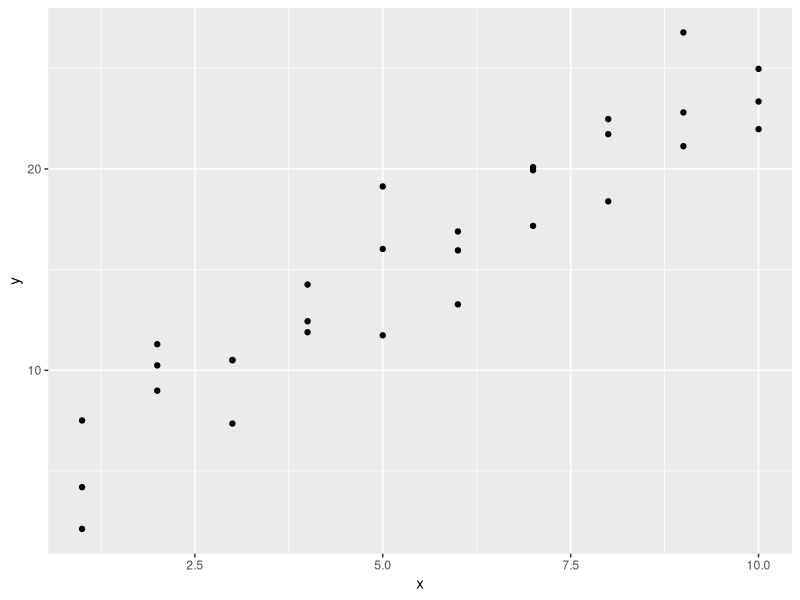
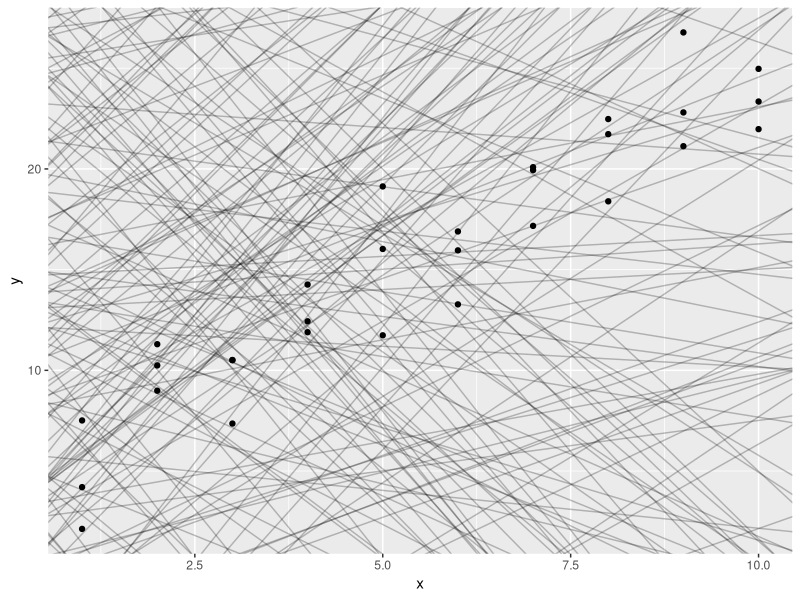
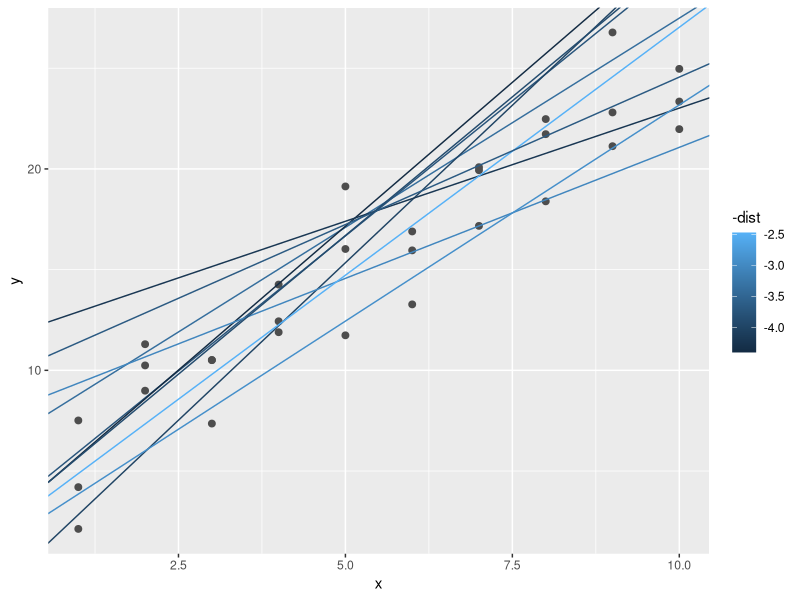
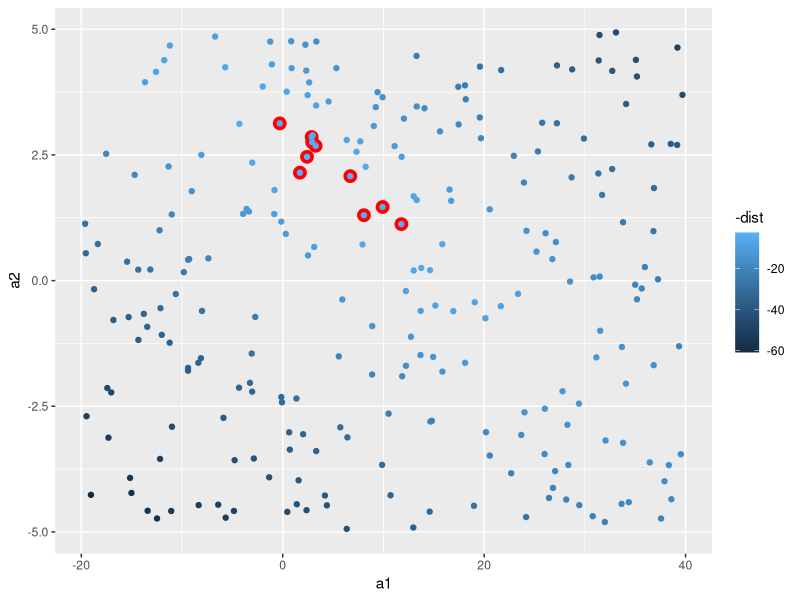
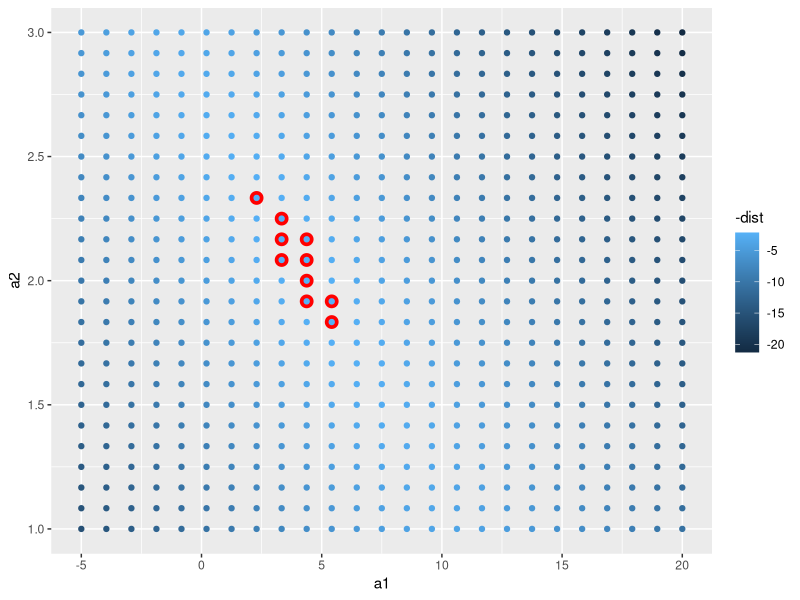

The R script that drew these images, in order:
## ---- chunk 1
library(tidyverse) # set of libraries

library(modelr)
options(na.action = na.warn)
## ---- chunk 2
ggplot(sim1, aes(x, y)) + 
  geom_point()
## ---- chunk 3
models <- tibble(
  a1 = runif(250, -20, 40),
  a2 = runif(250, -5, 5)
)

ggplot(sim1, aes(x, y)) + 
  geom_abline(aes(intercept = a1, slope = a2), data = models, alpha = 1/4) +
  geom_point() 
## ---- chunk 4
model1 <- function(a, data) {
  a[1] + data$x * a[2]
}
model1(c(7, 1.5), sim1) # an example model's predictions
## ---- chunk 5
measure_distance <- function(mod, data) {
  diff <- data$y - model1(mod, data)
  sqrt(mean(diff ^ 2))
}
measure_distance(c(7, 1.5), sim1) # example model distance (average)
## ---- chunk 6
sim1_dist <- function(a1, a2) {
  measure_distance(c(a1, a2), sim1)
} # using fucntion from before... 

# add "dist" col for each model
models <- models %>% 
  mutate(dist = purrr::map2_dbl(a1, a2, sim1_dist))
models # print results
## ---- chunk 7
ggplot(sim1, aes(x, y)) + 
  geom_point(size = 2, colour = "grey30") + 
  geom_abline(
    aes(intercept = a1, slope = a2, colour = -dist), 
    data = filter(models, rank(dist) <= 10)
  )
## ---- chunk 8
ggplot(models, aes(a1, a2)) +
  geom_point(data = filter(models, rank(dist) <= 10), size = 4, colour = "red") +
  geom_point(aes(colour = -dist))
## ---- chunk 9
grid <- expand.grid(
  a1 = seq(-5, 20, length = 25),
  a2 = seq(1, 3, length = 25)
  ) %>% 
  mutate(dist = purrr::map2_dbl(a1, a2, sim1_dist))
## ---- chunk 10
grid %>% 
  ggplot(aes(a1, a2)) +
  geom_point(data = filter(grid, rank(dist) <= 10), size = 4, colour = "red") +
  geom_point(aes(colour = -dist)) 
